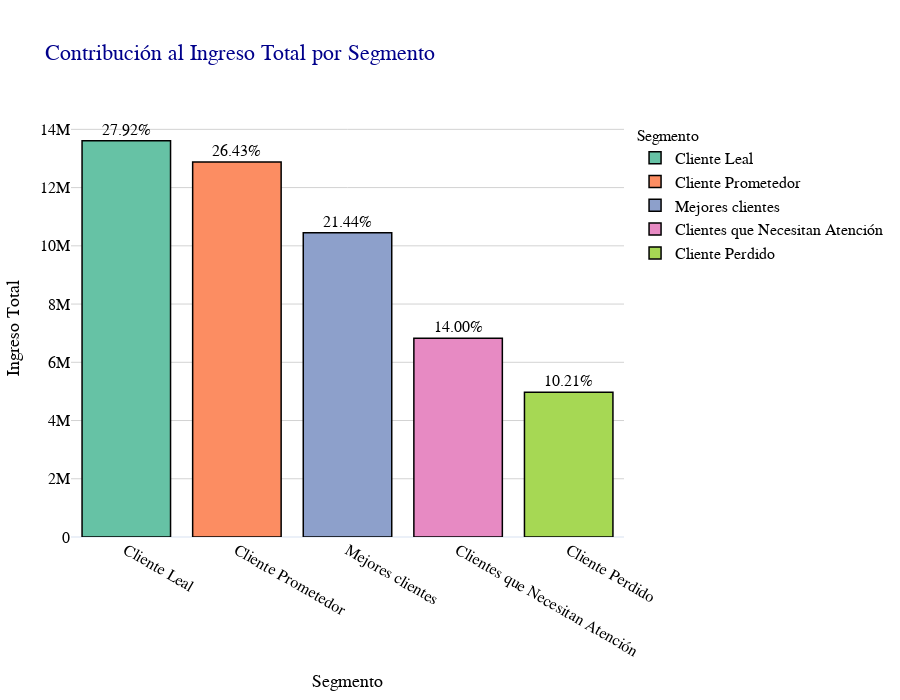

Notebook code cell kept with this figure:
### Code cell
# ======================================================
# Visualización de la Contribución al Ingreso por Segmento
# ======================================================
# En esta sección, agrupo los clientes por su segmento (cluster_label)
# y sumo el total del gasto (monetary) para cada grupo. Así puedo ver
# qué porcentaje del ingreso total proviene de cada segmento.

# 1. Agrupar por 'cluster_label' y sumar el gasto total (monetary)
cluster_revenue = df_rfm.groupby('cluster_label').agg({'monetary': 'sum'}).reset_index()

# 2. Calcular el ingreso total de todos los segmentos
total_revenue = cluster_revenue['monetary'].sum()

# 3. Determinar el porcentaje que aporta cada segmento al ingreso total
cluster_revenue['percentage'] = (cluster_revenue['monetary'] / total_revenue) * 100

# 4. Ordenar de mayor a menor en función del ingreso
cluster_revenue = cluster_revenue.sort_values('monetary', ascending=False)

# 5. Creo un gráfico de barras con Plotly para mostrar:
#    - Eje X: Segmento (cluster_label)
#    - Eje Y: Ingreso (monetary)
#    - Texto: Porcentaje de contribución
fig = px.bar(
    cluster_revenue, 
    x='cluster_label', 
    y='monetary', 
    text='percentage', 
    title="Contribución al Ingreso Total por Segmento",
    labels={'monetary': 'Ingreso Total', 'cluster_label': 'Segmento'},
    template='plotly_white',
    color='cluster_label',
    color_discrete_sequence=px.colors.qualitative.Set2
)

# Ajustes estéticos de las trazas:
# - Se muestra el porcentaje con dos decimales sobre la barra
# - Se define un contorno negro y cierto grosor para darle más destaque
fig.update_traces(
    texttemplate='%{text:.2f}%',  # Muestra el valor numérico con 2 decimales y un símbolo %
    textposition='outside',
    marker_line_color='black', 
    marker_line_width=1.5
)

# Personalizo el layout (fuentes, márgenes, etc.) para que el gráfico sea más legible
fig.update_layout(
    height=700,
    title_font=dict(size=22, family='Arial', color='darkblue'),
    xaxis_title_font=dict(size=18, family='Arial', color='black'),
    yaxis_title_font=dict(size=18, family='Arial', color='black'),
    margin=dict(l=60, r=60, t=120, b=100),
    font=dict(family='Arial', size=16, color='black'),
    legend_title_font=dict(size=16, family='Arial', color='black'),
    plot_bgcolor='white',
    xaxis=dict(showgrid=False, automargin=True),
    yaxis=dict(showgrid=True, gridcolor='lightgrey', automargin=True)
)

# Muestro el gráfico final
fig.show()

### Figure 1 — Plotly figure (JSON) as saved in the notebook; plotly's stock layout.template omitted (floating-point values rounded to 4 significant figures)
{"data": [{"hovertemplate": "Segmento=%{x}<br>Ingreso Total=%{y}<br>percentage=%{text}<extra></extra>", "legendgroup": "Cliente Leal", "marker": {"color": "rgb(102,194,165)", "line": {"color": "black", "width": 1.5}, "pattern": {"shape": ""}}, "name": "Cliente Leal", "orientation": "v", "showlegend": true, "text": [27.92], "textposition": "outside", "texttemplate": "%{text:.2f}%", "type": "bar", "x": ["Cliente Leal"], "xaxis": "x", "y": [13610000.0], "yaxis": "y"}, {"hovertemplate": "Segmento=%{x}<br>Ingreso Total=%{y}<br>percentage=%{text}<extra></extra>", "legendgroup": "Cliente Prometedor", "marker": {"color": "rgb(252,141,98)", "line": {"color": "black", "width": 1.5}, "pattern": {"shape": ""}}, "name": "Cliente Prometedor", "orientation": "v", "showlegend": true, "text": [26.43], "textposition": "outside", "texttemplate": "%{text:.2f}%", "type": "bar", "x": ["Cliente Prometedor"], "xaxis": "x", "y": [12880000.0], "yaxis": "y"}, {"hovertemplate": "Segmento=%{x}<br>Ingreso Total=%{y}<br>percentage=%{text}<extra></extra>", "legendgroup": "Mejores clientes", "marker": {"color": "rgb(141,160,203)", "line": {"color": "black", "width": 1.5}, "pattern": {"shape": ""}}, "name": "Mejores clientes", "orientation": "v", "showlegend": true, "text": [21.44], "textposition": "outside", "texttemplate": "%{text:.2f}%", "type": "bar", "x": ["Mejores clientes"], "xaxis": "x", "y": [10450000.0], "yaxis": "y"}, {"hovertemplate": "Segmento=%{x}<br>Ingreso Total=%{y}<br>percentage=%{text}<extra></extra>", "legendgroup": "Clientes que Necesitan Atención", "marker": {"color": "rgb(231,138,195)", "line": {"color": "black", "width": 1.5}, "pattern": {"shape": ""}}, "name": "Clientes que Necesitan Atención", "orientation": "v", "showlegend": true, "text": [14.0], "textposition": "outside", "texttemplate": "%{text:.2f}%", "type": "bar", "x": ["Clientes que Necesitan Atención"], "xaxis": "x", "y": [6823000.0], "yaxis": "y"}, {"hovertemplate": "Segmento=%{x}<br>Ingreso Total=%{y}<br>percentage=%{text}<extra></extra>", "legendgroup": "Cliente Perdido", "marker": {"color": "rgb(166,216,84)", "line": {"color": "black", "width": 1.5}, "pattern": {"shape": ""}}, "name": "Cliente Perdido", "orientation": "v", "showlegend": true, "text": [10.21], "textposition": "outside", "texttemplate": "%{text:.2f}%", "type": "bar", "x": ["Cliente Perdido"], "xaxis": "x", "y": [4975000.0], "yaxis": "y"}], "layout": {"barmode": "relative", "font": {"color": "black", "family": "Arial", "size": 16}, "height": 700, "legend": {"title": {"font": {"color": "black", "family": "Arial", "size": 16}, "text": "Segmento"}, "tracegroupgap": 0}, "margin": {"b": 100, "l": 60, "r": 60, "t": 120}, "plot_bgcolor": "white", "title": {"font": {"color": "darkblue", "family": "Arial", "size": 22}, "text": "Contribución al Ingreso Total por Segmento"}, "xaxis": {"anchor": "y", "automargin": true, "categoryarray": ["Cliente Leal", "Cliente Prometedor", "Mejores clientes", "Clientes que Necesitan Atención", "Cliente Perdido"], "categoryorder": "array", "domain": [0, 1], "showgrid": false, "title": {"font": {"color": "black", "family": "Arial", "size": 18}, "text": "Segmento"}}, "yaxis": {"anchor": "x", "automargin": true, "domain": [0, 1], "gridcolor": "lightgrey", "showgrid": true, "title": {"font": {"color": "black", "family": "Arial", "size": 18}, "text": "Ingreso Total"}}}}
